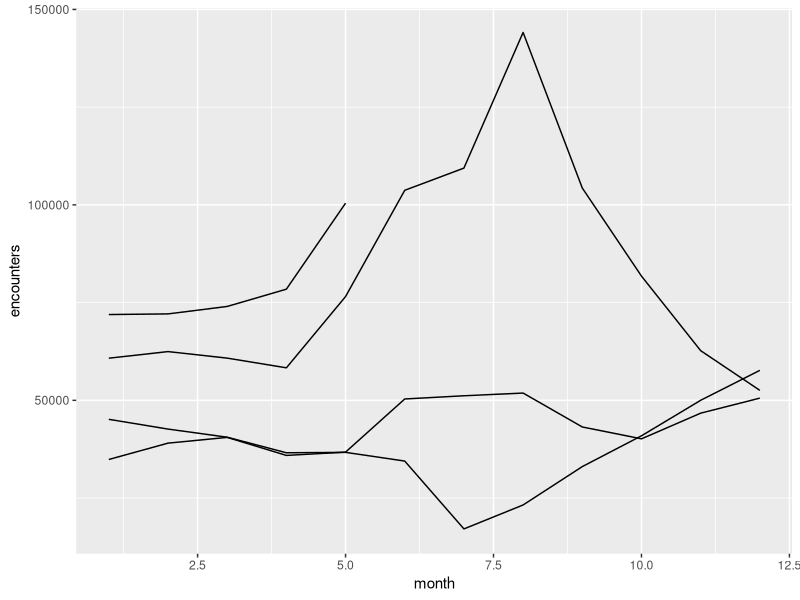
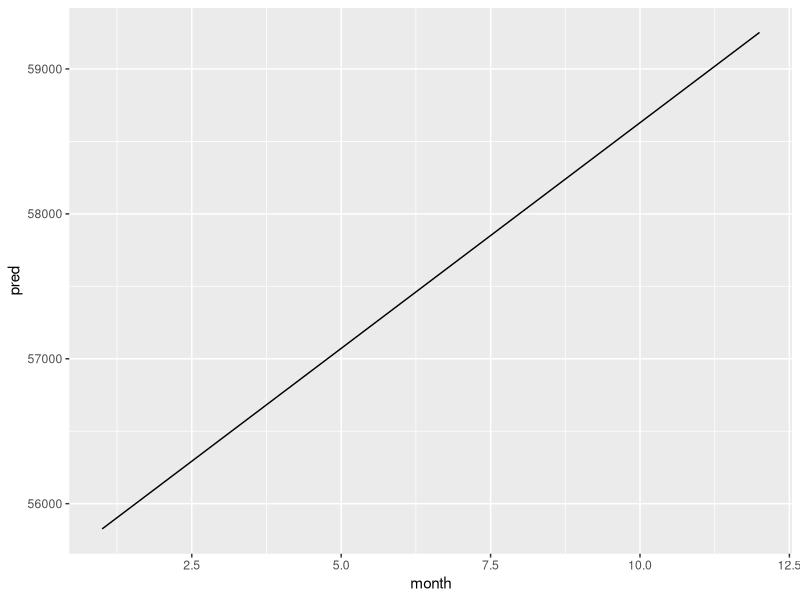
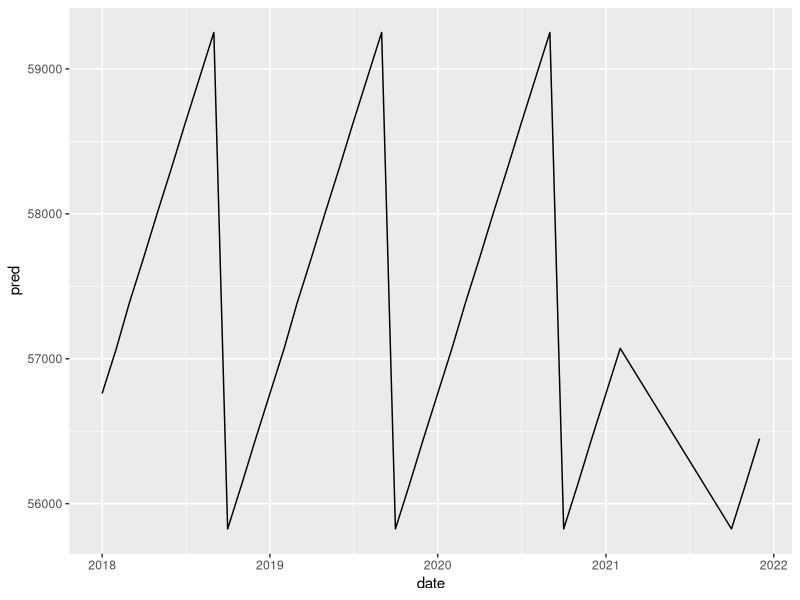
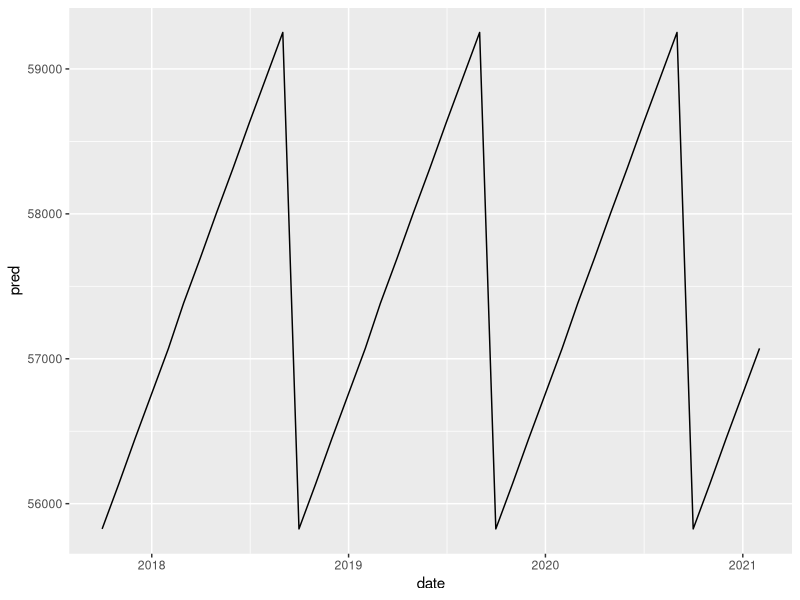
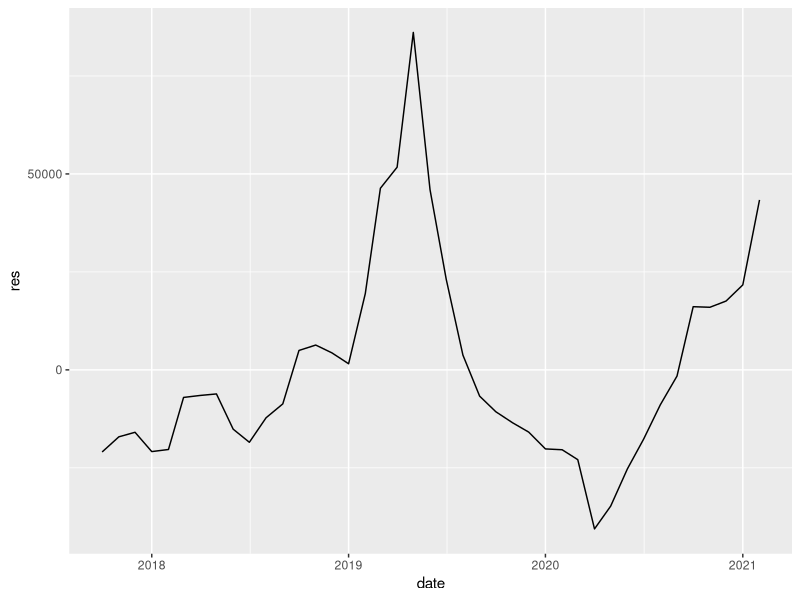
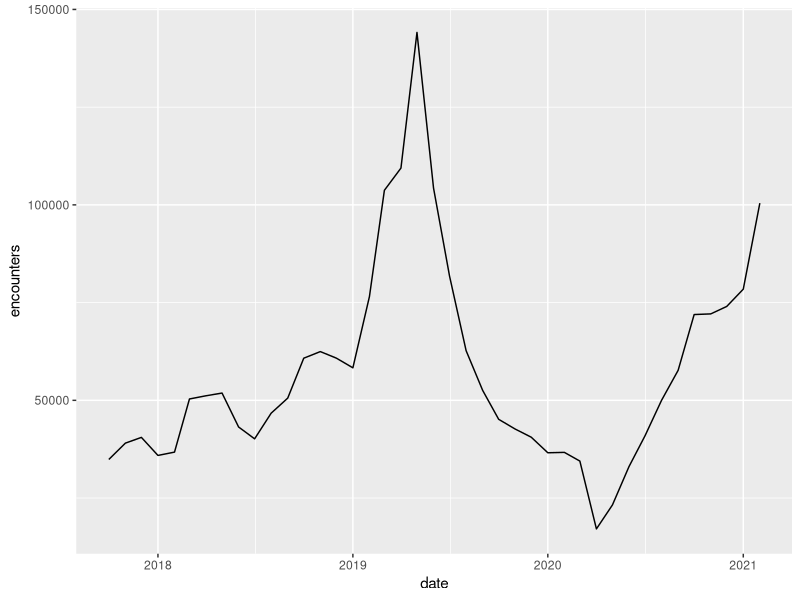
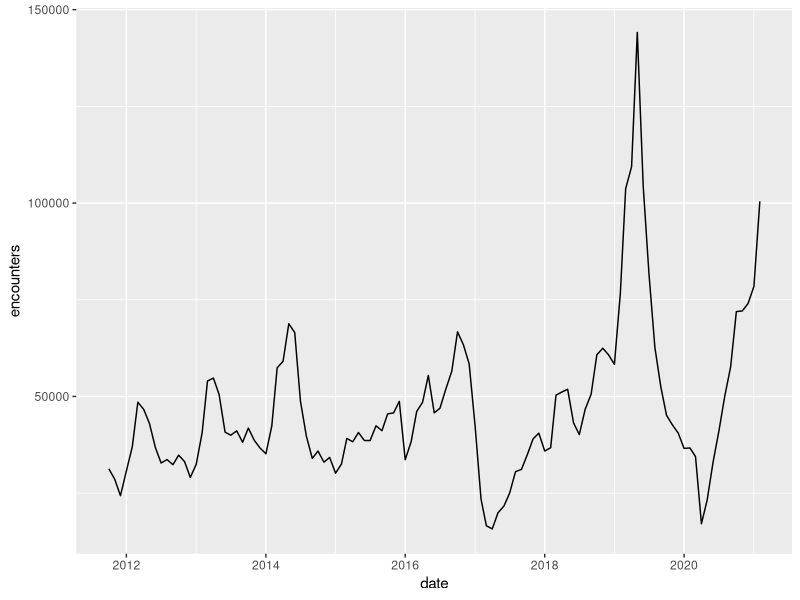
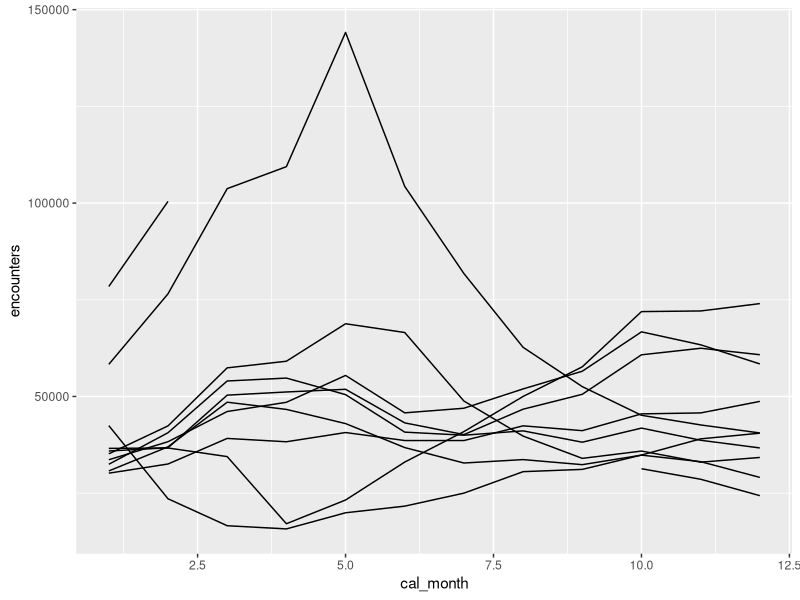

Write the R code that produced these figures, in order.
## ---- chunk 1
knitr::opts_chunk$set(echo = TRUE)
knitr::opts_chunk$set(message = FALSE)
knitr::opts_chunk$set(warning = FALSE)
## ---- chunk 2
library(tidyverse)
## ---- chunk 3
# creating dataframe
f_encounter <- tibble(fiscal_yr = c(rep("2018", 12),
                                    rep("2019", 12),
                                    rep("2020", 12),
                                    rep("2021", 5)),
                      # month 1 = oct (start of FY)
                      month = c(rep(seq(1, 12, 1), 3),
                                seq(1, 5)),
                      # data input manually...
                      encounters = c(34871, 39051, 40519, 35905, 36751, 50347,
                                     51168, 51862, 43180, 40149, 46719, 50568,
                                     60781, 62469, 60794, 58317, 76545, 103731,
                                     109415, 144116, 104311, 81777, 62707, 52546,
                                     45139, 42643, 40565, 36585, 36687, 34460,
                                     17106, 23237, 33049, 40929, 50014, 57674,
                                     71946, 72111, 74018, 78442, 100441))

# quick plot
f_encounter %>%
  ggplot(aes(x = month,
             y = encounters,
             group = fiscal_yr)) + 
  geom_line()


## ---- chunk 4
library(modelr)

# create model
m_crossing <- lm(encounters ~ month, data = f_encounter)
 
# add predictions & plot
f_encounter %>%
  add_predictions(m_crossing) %>%
  ggplot(aes(x = month, y = pred)) +
  geom_line()

## ---- chunk 5
# creating another frame with dates...
f_temp <- tibble(fy_month = seq(1, 12, 1),
                 cal_month = c(seq(10, 12, 1), seq(1, 9, 1)))

# joining & plotting
f_encounter %>%
  left_join(f_temp, by = c("month" = "fy_month")) %>%
  mutate(date = as.Date(paste(fiscal_yr, 
                              cal_month,
                              1,
                              sep = "-"))) %>%
  add_predictions(m_crossing) %>%
  ggplot(aes(x = date,
             y = pred)) +
  geom_line()

## ---- chunk 6
# creating new column for calendar year alignment
f_encounter$cal_yr <- c(rep(2017, 3),
                        rep(2018, 12),
                        rep(2019, 12),
                        rep(2020, 12),
                        rep(2021, 2))

# joining & plotting again
f_encounter %>%
  left_join(f_temp, by = c("month" = "fy_month")) %>%
  mutate(date = as.Date(paste(cal_yr, 
                              cal_month,
                              1,
                              sep = "-"))) %>%
  add_predictions(m_crossing) %>%
  ggplot(aes(x = date,
             y = pred)) +
  geom_line()
## ---- chunk 7
# assigning frame now that it's fixed.
f_encounter <- f_encounter %>%
  left_join(f_temp, by = c("month" = "fy_month")) %>%
  mutate(date = as.Date(paste(cal_yr, 
                              cal_month,
                              1,
                              sep = "-"))) %>%
  add_predictions(m_crossing)

# adding over/under performance (residual)
f_encounter %>%
  mutate(res = encounters - pred) %>%
  ggplot(aes(x = date,
             y = res)) + 
  geom_line()
## ---- chunk 8
# assigning frame from above
f_encounter <- f_encounter %>%
  mutate(res = encounters - pred)

# plot 
f_encounter %>%
  ggplot(aes(x = date,
             y = encounters)) + 
  geom_line()

## ---- chunk 9
# rebuilding old frame, ground up...
f_encounter <- tibble(fiscal_yr = c(rep("2012", 12),
                                    rep("2013", 12),
                                    rep("2014", 12),
                                    rep("2015", 12),
                                    rep("2016", 12),
                                    rep("2017", 12),
                                    rep("2018", 12),
                                    rep("2019", 12),
                                    rep("2020", 12),
                                    rep("2021", 5)),
                      month = c(rep(seq(1, 12, 1), 9),
                                seq(1, 5)),
                      encounters = c(31323, 28601, 24360, 30758, 36990, 48520,
                                     46660, 42995, 36794, 32801, 33686, 32375,
                                     34836, 33153, 29075, 32481, 40632, 54009, 
                                     54761, 50481, 40785, 39993, 41110, 38182,
                                     41828, 38685, 36695, 35181, 42399, 57405, 
                                     59119, 68804, 66541, 48819, 39758, 34003,
                                     35895, 33023, 34238, 30178, 32550, 39159,
                                     38296, 40681, 38616, 38610, 42414, 41165,
                                     45507, 45752, 48737, 33654, 38309, 46117, 
                                     48502, 55442, 45772, 46966, 51961, 56535,
                                     66708, 63361, 58412, 42463, 23555, 16588, 
                                     15766, 19940, 21657, 25019, 30567, 31155,
                                     34871, 39051, 40519, 35905, 36751, 50347,
                                     51168, 51862, 43180, 40149, 46719, 50568,
                                     60781, 62469, 60794, 58317, 76545, 103731,
                                     109415, 144116, 104311, 81777, 62707, 52546,
                                     45139, 42643, 40565, 36585, 36687, 34460,
                                     17106, 23237, 33049, 40929, 50014, 57674,
                                     71946, 72111, 74018, 78442, 100441))

# adding in cal year and cal month
f_encounter$cal_yr <- c(rep(2011, 3),
                        rep(2012, 12),
                        rep(2013, 12),
                        rep(2014, 12),
                        rep(2015, 12),
                        rep(2016, 12),
                        rep(2017, 12),
                        rep(2018, 12),
                        rep(2019, 12),
                        rep(2020, 12),
                        rep(2021, 2))

f_encounter <- f_encounter %>%
  left_join(f_temp, by = c("month" = "fy_month")) %>%
  mutate(date = as.Date(paste(cal_yr, cal_month, 1, sep = "-")))

# quick plot
f_encounter %>%
  ggplot(aes(x = date,
             y = encounters)) +
  geom_line()

## ---- chunk 10
# create plot
f_encounter %>%
  ggplot(aes(x = cal_month,
             y = encounters,
             group = cal_yr)) +
  geom_line()
## ---- chunk 11
# fitting a new model based on the updated frame
m_crossing <- lm(encounters ~ cal_month, data = f_encounter)

# adding preds & plotting
f_encounter %>%
  add_predictions(m_crossing) %>%
  ggplot(aes(x = date,
             y = pred)) +
  geom_line()

## ---- chunk 12
# plotting residuals
f_encounter %>%
  add_residuals(m_crossing) %>%
  ggplot(aes(x = date,
             y = resid)) + 
  geom_line()

## ---- chunk 13
# new categorical model
m_crossing <- lm(encounters ~ factor(cal_month), data = f_encounter)

# new model prediction plot
f_encounter %>%
  add_predictions(m_crossing) %>%
  ggplot(aes(x = date,
             y = pred)) +
  geom_line()

## ---- chunk 14
# residual plot
f_encounter %>%
  add_residuals(m_crossing) %>%
  ggplot(aes(x = date, 
             y = resid)) + 
  geom_line()
## ---- chunk 15
f_encounter %>%
  filter(date <= as.Date("2017-01-01")) %>%
  ggplot(aes(x = cal_month,
             y = encounters,
             group = cal_yr)) +
  geom_line()
## ---- chunk 16
# recreating & saving last frame
f_encounter_pre <- f_encounter %>%
  filter(date <= as.Date("2017-01-01"))

# fitting a new model
m_crossing_pre <- lm(encounters ~ factor(cal_month), data = f_encounter_pre)

# plotting new model's predictions
f_encounter_pre %>%
  add_predictions(m_crossing_pre) %>%
  ggplot(aes(x = date,
             y = pred)) +
  geom_line()
## ---- chunk 17
# model residual plot
f_encounter_pre %>%
  add_residuals(m_crossing_pre) %>%
  ggplot(aes(x = date,
             y = resid)) +
  geom_line()
## ---- chunk 18
# adding residual & time plot in same chunk just to compare
f_encounter %>%
  add_residuals(m_crossing_pre) %>%
  ggplot(aes(x = date,
             y = resid)) +
  geom_line()

f_encounter %>%
  ggplot(aes(x = date,
             y = encounters)) +
  geom_line()
